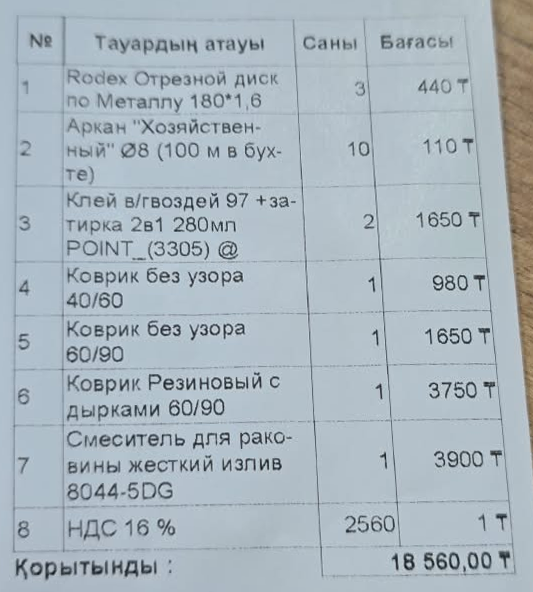
#> input picture _skipped_e54310b7a330459d9968cc4a53633549/rectified.png, 533 x 592 px
$ python table_geometry_improver.py ../_skipped_e54310b7a330459d9968cc4a53633549/rectified.png
#> lines starting #> are read from the running program, lines starting #| are printed output that depends on the picture; after the words box and inside, x2 and y2 are one past the last pixel; in counts of white or black regions, pixels touching at a corner belong together
### experiments/table_geometry_detector.py
"""Детектор геометрии товарной таблицы Торгсофт.

Установка: experiments/table_geometry_detector.py (рядом с папкой App).
Из корня проекта:
    .\\.venv\\Scripts\\python.exe -m experiments.table_geometry_detector \
      "data\\to_do\\14e13295687b4112b32ce4b27a5c7189\\original.png" \
      --output "experiment_outputs\\14e13295687b4112b32ce4b27a5c7189\\detector.json"

Использует существующий App.table_boundary, но независимо определяет
четыре опорные точки сетки, даже если шеститочечный контур содержит
ступеньку нижней ячейки «Итого». Не модифицирует App или исходное фото.
"""
from __future__ import annotations

import argparse
import json
import math
from pathlib import Path

import cv2
import numpy as np

from App.table_boundary import detect_table_boundary

VERSION = "table-geometry-detector-1.0"


def read_image(path: Path) -> np.ndarray:
    raw = np.fromfile(str(path), dtype=np.uint8)
    image = cv2.imdecode(raw, cv2.IMREAD_COLOR)
#> image is the input picture: shape (592, 533, 3); mean B, G, R 190.7, 182.2, 169.8
    if image is None:
        raise ValueError(f"Не удалось прочитать фотографию: {path}")
    return image


# [66 lines left out: functions _line_intersection, quadrilateral_from_polygon, not called in this run]


def _angle(a: np.ndarray, b: np.ndarray) -> float:
    delta = b - a
    return math.degrees(math.atan2(float(delta[1]), float(delta[0])))


# [38 lines left out: function geometry_metrics, not called in this run]


def detect_geometry(image: np.ndarray) -> dict:
    """Определяет SKIP / HOMOGRAPHY / UNCERTAIN; тип DEWARP после warp.

    Пороговые значения предварительные; сравнивать с эталонными чеками.
    """
    boundary = detect_table_boundary(image)
    result: dict = {
        "version": VERSION,
        "mode": "UNCERTAIN",
        "status": boundary["status"],
        "warnings": list(boundary.get("warnings", [])),
        "polygon": None,
        "corners": None,
        "metrics": None,
        "reason": "",
    }
    polygon = boundary.get("polygon")
    if polygon is None:
        result["reason"] = "Границы товарной таблицы не найдены"
        return result
    result["polygon"] = np.asarray(polygon).tolist()
    if boundary["status"] != "detected":
        result["reason"] = "Детектор не уверен в границах таблицы"
        return result
    try:
        corners, info = quadrilateral_from_polygon(polygon)
        metrics = geometry_metrics(corners, image.shape[:2])
        if not metrics["valid"]:
            raise ValueError("Четырёхугольник не прошёл проверку выпуклости/пропорций")
        result["corners"] = corners.tolist()
        result["corners_info"] = info
        result["metrics"] = metrics
        needs_fix = (metrics["width_change_percent"] >= 2.5 or
                     abs(metrics["top_angle_degrees"]) >= 1.2 or
                     abs(metrics["bottom_angle_degrees"]) >= 1.2 or
                     max(abs(metrics["left_lean_degrees"]),
                         abs(metrics["right_lean_degrees"])) >= 1.5 or
                     metrics["edge_angle_difference_degrees"] >= 1.0)
        result["mode"] = "HOMOGRAPHY" if needs_fix else "SKIP"
        result["reason"] = ("Найдена перспективная деформация" if needs_fix
                            else "Границы достаточно прямые; коррекция не обязательна")
    except (ValueError, TypeError) as exc:
        result["reason"] = str(exc)
        result["warnings"].append("quadrilateral_reconstruction_failed")
    return result


def draw_detection(image: np.ndarray, result: dict) -> np.ndarray:
    preview = image.copy()
    if result["polygon"] is not None:
        poly = np.rint(result["polygon"]).astype(np.int32)
        cv2.polylines(preview, [poly], True, (0, 220, 255), 2)
    if result["corners"] is not None:
        pts = np.rint(result["corners"]).astype(np.int32)
        cv2.polylines(preview, [pts], True, (10, 220, 30), 3)
        for name, point in zip(("TL", "TR", "BR", "BL"), pts):
            cv2.circle(preview, tuple(point), 6, (0, 0, 255), -1)
            cv2.putText(preview, name, tuple(point + (5, -7)),
                        cv2.FONT_HERSHEY_SIMPLEX, .7, (20, 20, 20), 2)
    return preview


# [17 lines left out: function main, not called in this run]


# [2 lines that do not run on import are left out]

### App/table_boundary.py
"""Printed table boundaries, kept separate from perspective quadrilaterals.

Scores rank candidates within one image; they are not calibrated probabilities.
No camera model, convex hull or invented page corners are used here.
"""
from __future__ import annotations

from dataclasses import dataclass

import cv2
import numpy as np

from App.full_grid_boundary import detect_full_grid_boundary

ALGORITHM_VERSION = "table-boundary-2.0"


@dataclass(frozen=True)
class BoundaryOptions:
    max_detection_side: int = 1600
    adaptive_block: int = 31
    adaptive_c: float = 3
    line_length: int = 19
    angle_range: int = 15
    angle_step: int = 3
    closing_sizes: tuple[int, ...] = (3, 5, 7)
    min_area_ratio: float = .004
    min_box_fill: float = .65
    min_segment_fraction: float = .3
    min_grid_lines: int = 3
    max_vertical_lines: int = 6  # Four columns; reject dense barcode stripes.
    polygon_tolerance_px: float = 1.5


def _line_masks(binary: np.ndarray, options: BoundaryOptions) -> list[np.ndarray]:
    masks = []
    n = options.line_length
    radius = (n - 1) / 2
    for base in (0, 90):
        mask = np.zeros_like(binary)
        for angle in range(base - options.angle_range, base + options.angle_range + 1, options.angle_step):
            delta = np.array([np.cos(np.deg2rad(angle)), np.sin(np.deg2rad(angle))]) * radius
            kernel = np.zeros((n, n), np.uint8)
            cv2.line(kernel, tuple(np.rint(radius - delta).astype(int)),
                     tuple(np.rint(radius + delta).astype(int)), 1, 1)
            center = n // 2
            # Bridge small breaks along a line before suppressing letters.
            short = kernel[center - 3:center + 4, center - 3:center + 4]
            joined = cv2.morphologyEx(binary, cv2.MORPH_CLOSE, short)
            mask |= cv2.morphologyEx(joined, cv2.MORPH_OPEN, kernel)
        masks.append(mask)
    return masks


def _grid_support(segments: list[np.ndarray], bounds: tuple, options: BoundaryOptions) -> list[int]:
    x, y, w, h = bounds
    counts = []
    for axis, segs in enumerate(segments):
        dx, dy = np.abs(segs[:, 2] - segs[:, 0]), np.abs(segs[:, 3] - segs[:, 1])
        select = ((segs[:, 0] >= x) & (segs[:, 2] >= x) & (segs[:, 0] < x + w)
                  & (segs[:, 2] < x + w) & (segs[:, 1] >= y) & (segs[:, 3] >= y)
                  & (segs[:, 1] < y + h) & (segs[:, 3] < y + h))
        fraction = options.min_segment_fraction
        select &= ((dx >= fraction * w) & (dy <= dx * .35)) if axis == 0 else ((dy >= fraction * h) & (dx <= dy * .35))
        positions = []
        for segment in segs[select]:
            pos = float(segment[1] + segment[3]) / 2 if axis == 0 else float(segment[0] + segment[2]) / 2
            if all(abs(pos - other) > max(5, (h if axis == 0 else w) * .06) for other in positions):
                positions.append(pos)
        counts.append(len(positions))
    return counts


def _internal_vertical_span(segments: np.ndarray, bounds: tuple) -> float:
    """How much of the height is supported by two internal column separators.

    A page enclosing a small table also encloses grid pixels; those pixels must
    span the candidate itself, rather than merely appear somewhere inside it.
    """
    x, y, w, h = bounds
    dx = np.abs(segments[:, 2] - segments[:, 0])
    dy = np.abs(segments[:, 3] - segments[:, 1])
    mid_x = (segments[:, 0] + segments[:, 2]) / 2
    valid = ((dx <= dy * .35) & (mid_x > x + .08*w) & (mid_x < x + .92*w)
             & (segments[:, 1] >= y) & (segments[:, 3] >= y)
             & (segments[:, 1] < y+h) & (segments[:, 3] < y+h))
    selected = np.flatnonzero(valid)
    positions, lengths = [], []
    for index in selected[np.argsort(-dy[selected])]:
        if all(abs(mid_x[index] - other) > max(5, w * .06) for other in positions):
            positions.append(mid_x[index])
            lengths.append(float(dy[index]) / h)
            if len(lengths) == 2:
                break
    return sum(lengths) / 2


def detect_table_boundary(image: np.ndarray, options: BoundaryOptions | None = None) -> dict:
    """Return an observed polygon or explicit needs_review, never a fabricated table.

    Angled directional morphology supplies grid evidence. Candidates from several
    gap sizes and edge/threshold masks compete using internal line evidence and
    boundary continuity. Area and rectangularity alone cannot select a table.
    """
    if image is None or image.size == 0:
        raise ValueError("Empty image passed to detect_table_boundary.")
    options = options or BoundaryOptions()
    source_h, source_w = image.shape[:2]
    scale = min(1., options.max_detection_side / max(source_h, source_w))
    work = cv2.resize(image, None, fx=scale, fy=scale) if scale < 1 else image
    gray = cv2.cvtColor(work, cv2.COLOR_BGR2GRAY) if work.ndim == 3 else work
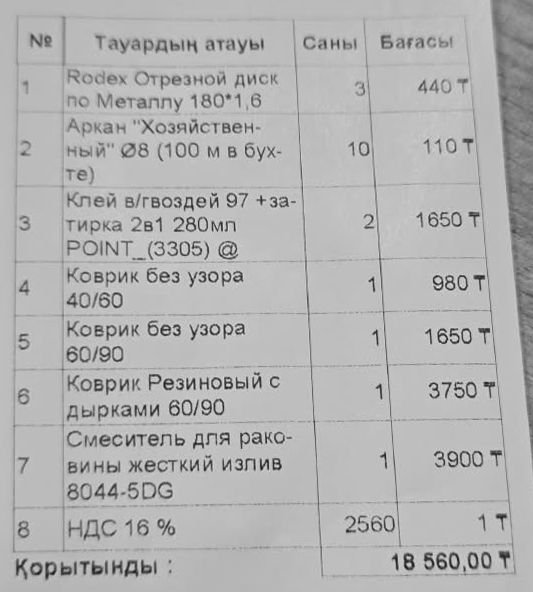
#> gray: shape (592, 533); min 23, max 232, mean 179.5
    height, width = gray.shape
    binary = cv2.adaptiveThreshold(gray, 255, cv2.ADAPTIVE_THRESH_GAUSSIAN_C,
                                   cv2.THRESH_BINARY_INV, options.adaptive_block, options.adaptive_c)
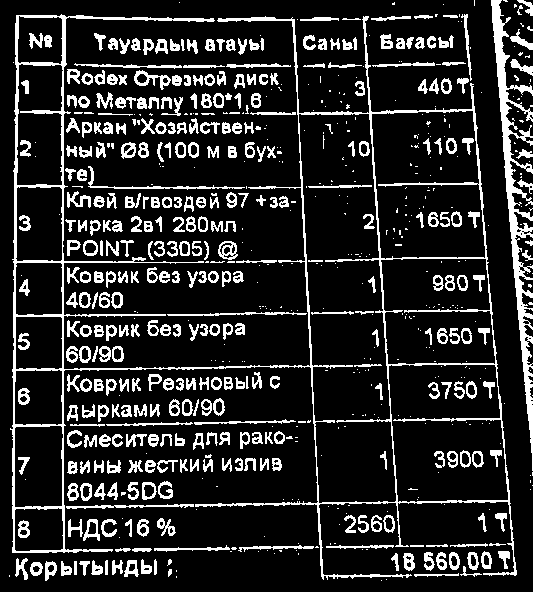
#> binary: shape (592, 533); 15.8% white; 706 white regions (339 under 20 px), largest, box (x1, y1, x2, y2) and area: (10, 14, 517, 580) 12108, (491, 0, 533, 471) 4286, (88, 166, 245, 190) 385
    masks = _line_masks(binary, options)
#> after the loop in _line_masks, `for base in (0, 90):`:
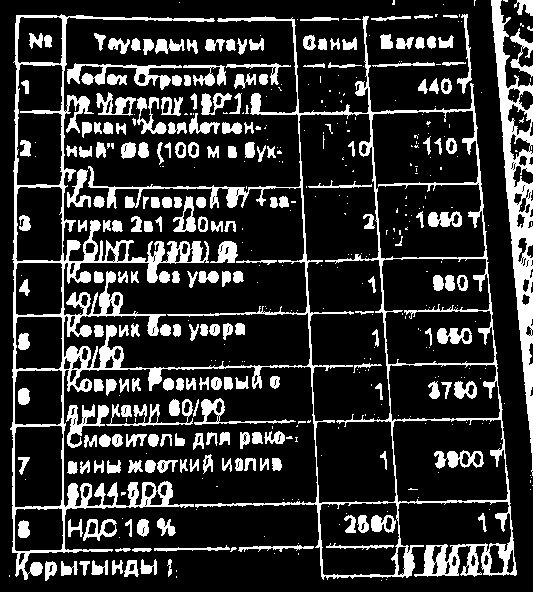
#> joined: shape (592, 533); 19.2% white; 454 white regions (237 under 20 px), largest, box (x1, y1, x2, y2) and area: (10, 14, 517, 580) 25005, (491, 0, 533, 476) 5791, (67, 63, 182, 90) 1029
#> after the loop in _line_masks, `for base in (0, 90):`:
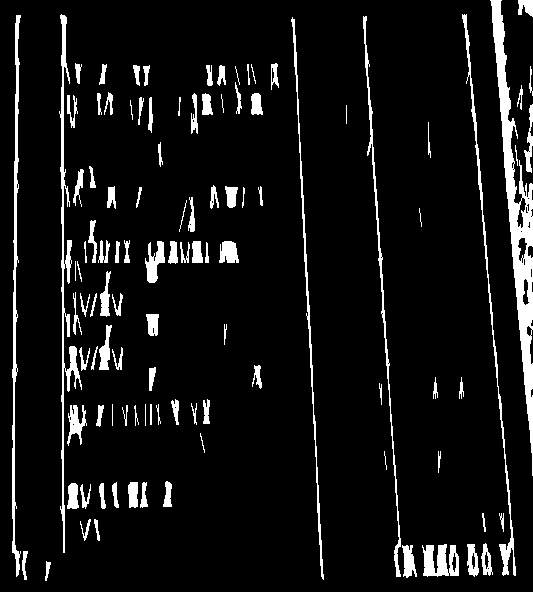
#> mask: shape (592, 533); 7.8% white; 107 white regions (5 under 20 px), largest, box (x1, y1, x2, y2) and area: (490, 0, 533, 476) 5064, (59, 14, 82, 553) 2090, (12, 15, 21, 577) 1761
#> after the loop in _line_masks, `for base in (0, 90):`: masks = 2 items
#> masks = 2 items
    network = cv2.morphologyEx(masks[0] | masks[1], cv2.MORPH_CLOSE, np.ones((5, 5), np.uint8))
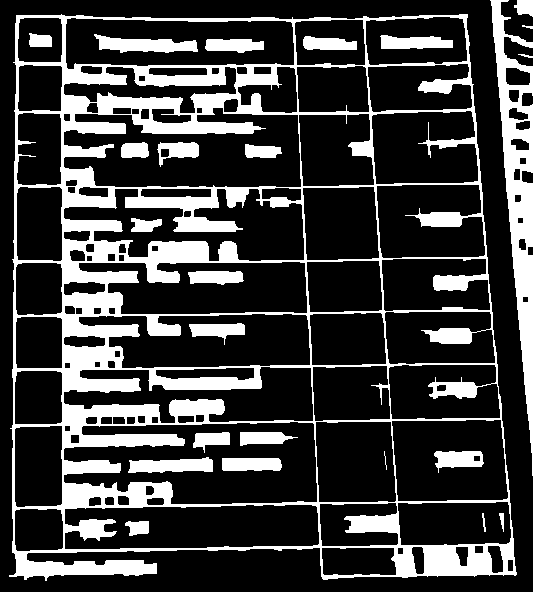
#> network: shape (592, 533); 23.9% white; 25 white regions (1 under 20 px), largest, box (x1, y1, x2, y2) and area: (9, 14, 517, 581) 57511, (490, 0, 533, 476) 7179, (94, 34, 198, 53) 1181
    segments = []
    for mask in masks:
        lines = cv2.HoughLinesP(mask, 1, np.pi / 360, 25, minLineLength=25, maxLineGap=12)
        segments.append(np.empty((0, 4), np.int32) if lines is None else lines.reshape(-1, 4))
#> this loop made 2 passes
#> after the loop, segments = 2 items

    candidates = []
    outline_candidates = []
    for source_name, source in (("grid", network), ("adaptive", binary), ("edges", cv2.Canny(gray, 20, 80))):
        for gap in options.closing_sizes:
            closed = cv2.morphologyEx(source, cv2.MORPH_CLOSE, np.ones((gap, gap), np.uint8))
            contours, _ = cv2.findContours(closed, cv2.RETR_LIST, cv2.CHAIN_APPROX_SIMPLE)
            for contour in contours:
                area = cv2.contourArea(contour)
                x, y, w, h = bounds = cv2.boundingRect(contour)
                if area < height * width * options.min_area_ratio or w < 50 or h < 30:
                    continue
                if x < 2 or y < 2 or x + w > width - 2 or y + h > height - 2:
                    continue
                if area / (w * h) < options.min_box_fill:
                    continue
                support = _grid_support(segments, bounds, options)
                local = contour - np.array([[[x, y]]], np.int32)
                fill = np.zeros((h, w), np.uint8)
                cv2.drawContours(fill, [local], -1, 255, -1)
                inside = cv2.erode(fill, np.ones((11, 11), np.uint8), borderType=cv2.BORDER_CONSTANT, borderValue=0) > 0
                ink = sum(np.count_nonzero(mask[y:y+h, x:x+w][inside]) for mask in masks)
                continuity = max(1., cv2.arcLength(contour, True) / (2 * (w + h)))
                score = ink / np.sqrt(area) * min(support[0], 16) * min(support[1], 5) / continuity ** 4
                unweighted_score = score
                column_span = _internal_vertical_span(segments[1], bounds)
                score *= min(1., column_span / .9) ** 4
                candidate = dict(contour=contour, score=float(score), area=area, bounds=bounds,
                                 support=support, source=source_name, gap=gap, continuity=continuity,
                                 column_span=column_span, unweighted_score=unweighted_score)
                # A clean isolated outline is useful for scans and synthetic fixtures.
                # It remains explicitly unverified without an internal printed grid.
                if source_name == "edges" and continuity < 1.3:
                    outline_candidates.append(candidate)
                if min(support) >= options.min_grid_lines and support[1] <= options.max_vertical_lines:
                    candidates.append(candidate)
#> this loop made 3 passes
#> source_name on pass 1: 'grid'
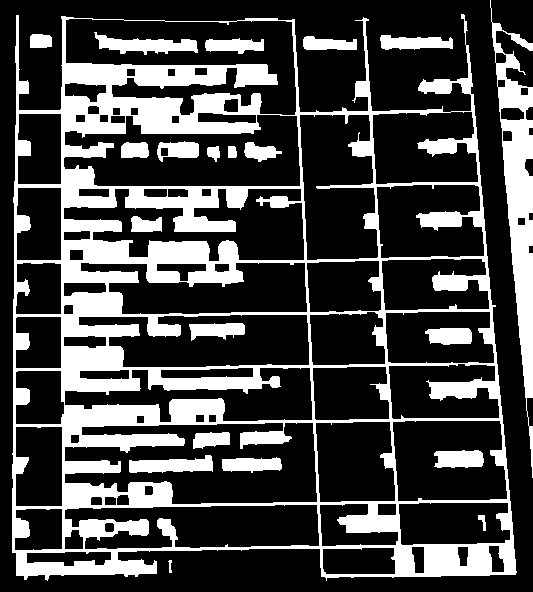
#> closed: shape (592, 533); 27.4% white; 21 white regions, largest, box (x1, y1, x2, y2) and area: (12, 14, 517, 581) 69201, (490, 0, 533, 478) 7154, (94, 32, 198, 55) 1188
#> fill: shape (567, 505); 84.9% white; 6 black regions (2 under 20 px), largest, box (x1, y1, x2, y2) and area: (0, 0, 505, 557) 35982, (36, 535, 314, 567) 6154, (315, 559, 505, 567) 848, (0, 539, 35, 567) 252

    warnings = []
    if not candidates and np.mean(gray > 245) > .9 and outline_candidates:
        candidates = [max(outline_candidates, key=lambda c: c["area"])]
        warnings.append("outline_without_grid")
    if not candidates:
        return dict(polygon=None, status="needs_review", warnings=["table_boundary_not_found"],
                    algorithm_version=ALGORITHM_VERSION, candidates=[])

    candidates.sort(key=lambda c: c["score"], reverse=True)
    best = candidates[0]
    # Short intact cells can outrank a complete grid with broken separators.
    # Prefer the enclosing multi-row hypothesis, but make that ambiguity explicit.
    if best["support"][0] <= 4:
        bx, by, bw, bh = best["bounds"]
        enclosing = []
        for candidate in candidates:
            cx, cy, cw, ch = candidate["bounds"]
            if (candidate["area"] > best["area"] * 4 and candidate["support"][0] >= 6
                    and cx <= bx and cy <= by and cx+cw >= bx+bw and cy+ch >= by+bh
                    and candidate["unweighted_score"] > best["unweighted_score"]):
                enclosing.append(candidate)
        if enclosing:
            best = max(enclosing, key=lambda c: (c["support"][0], c["unweighted_score"]))
            warnings.append("partial_and_full_table_candidates")
    x, y, w, h = best["bounds"]
    fill = np.zeros((h, w), np.uint8)
#> fill: shape (567, 508); every value is 0
#> (the rest of the program and of its run is left out)
